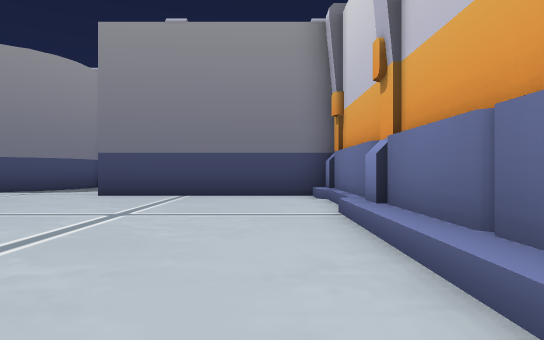
[1] (above)

24 first-person views from a walk through a scene from a Unity 3-D project. The camera is 1.2 m above the floor, looks level and sees 75° across. The floor is counted in squares, 2 m on a side. Each view is taken from the middle of a square. On the plan, view 1 faces up. The plan holds only what a view shows up to about 10 squares ahead; the rest is blank.

[2]
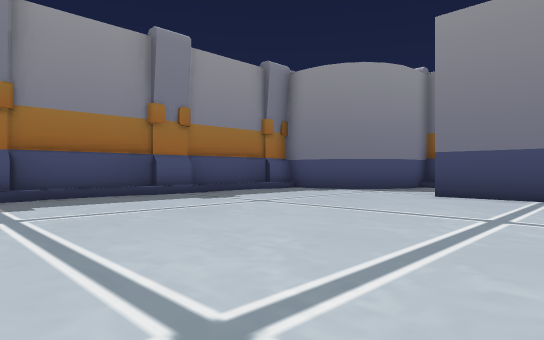

[3]
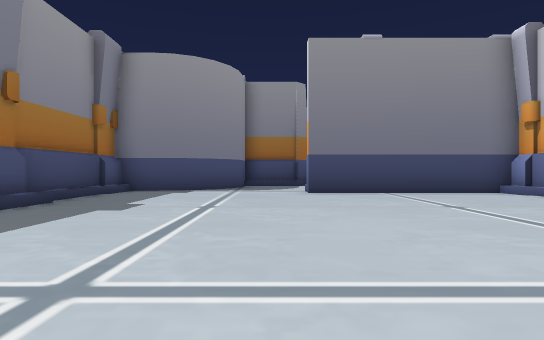

[4]
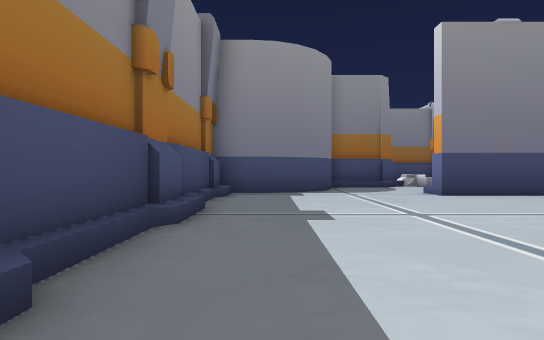

[5]
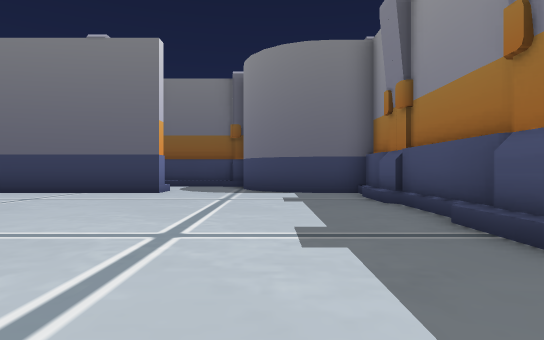

[6]
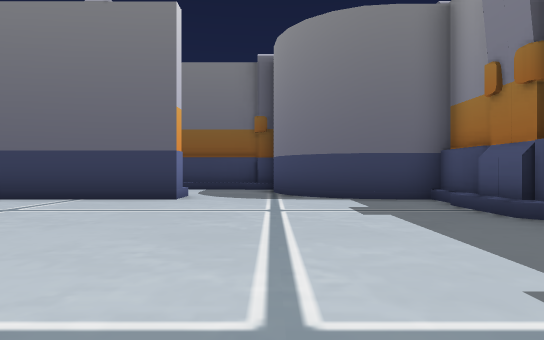

[7]
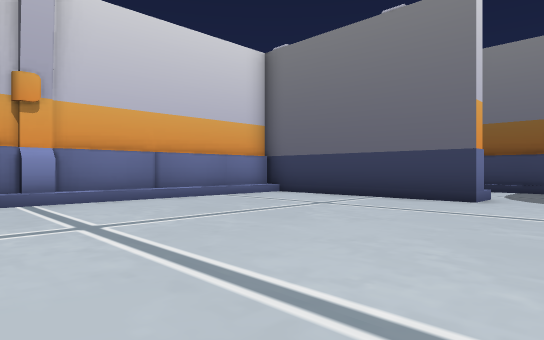

[8]
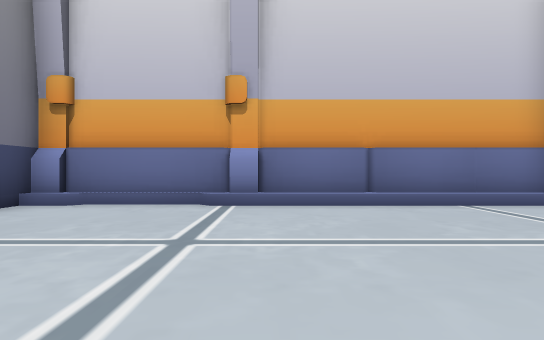

[9]
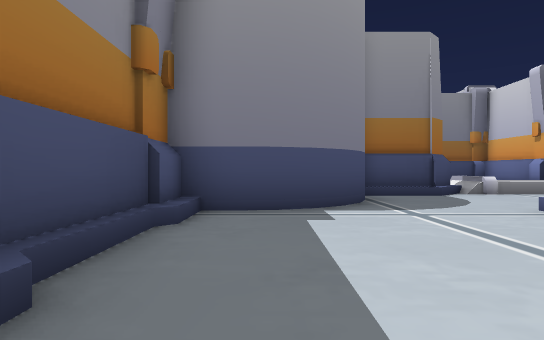

[10]
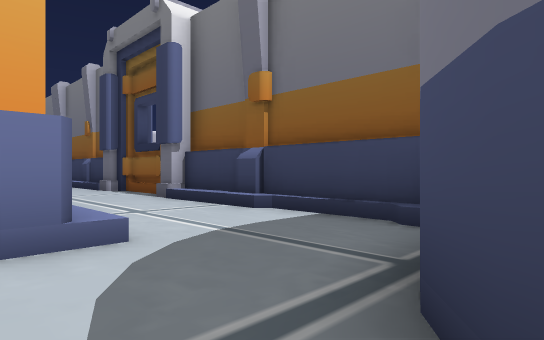

[11]
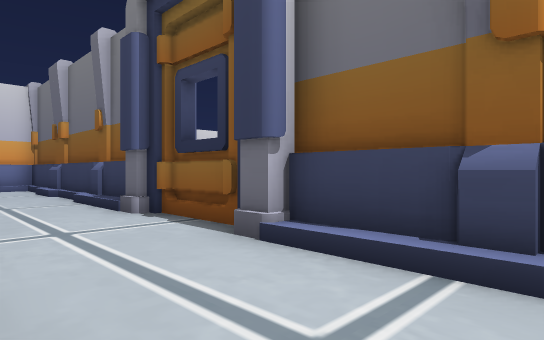

[12]
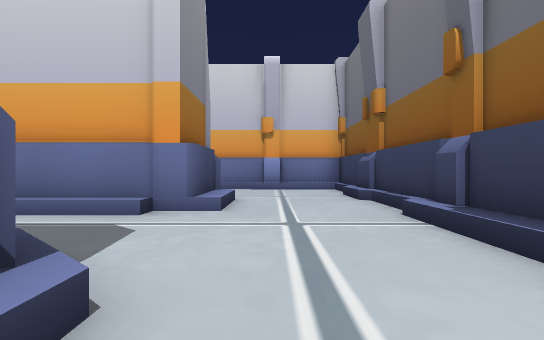

[13]
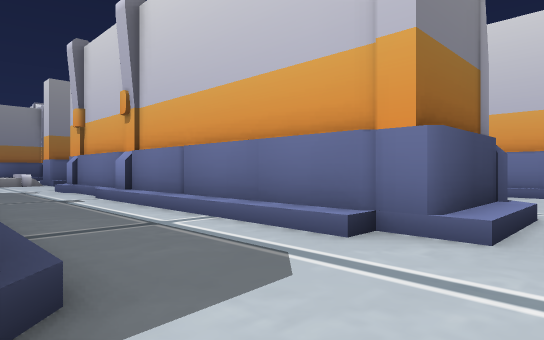

[14]
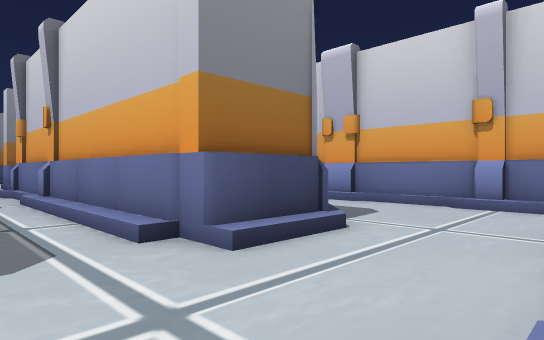

[15]
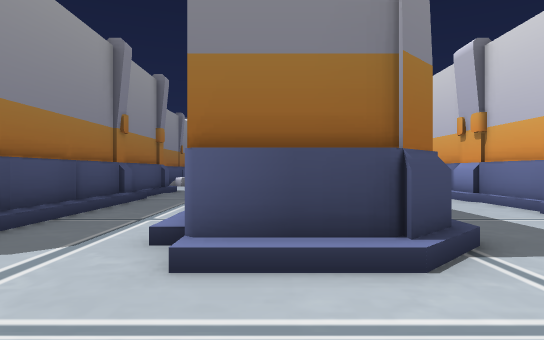

[16]
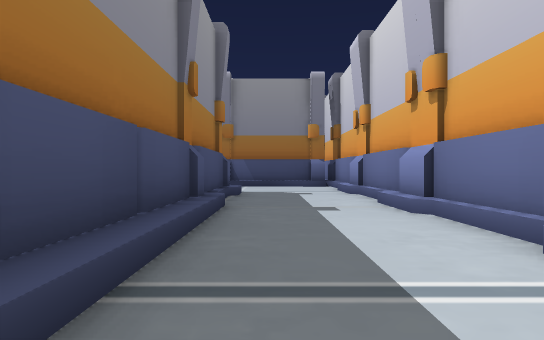

[17]
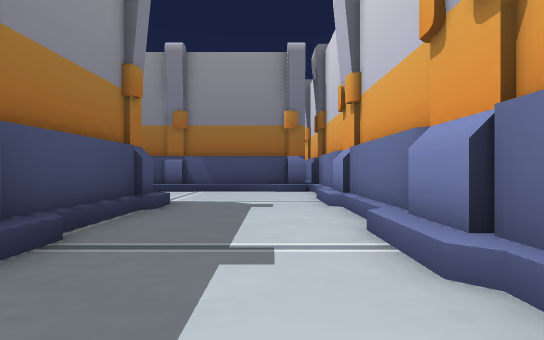

[18]
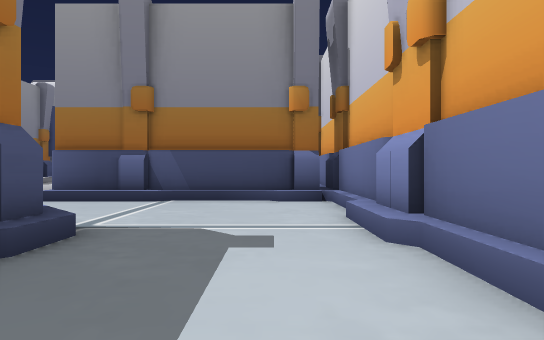

[19]
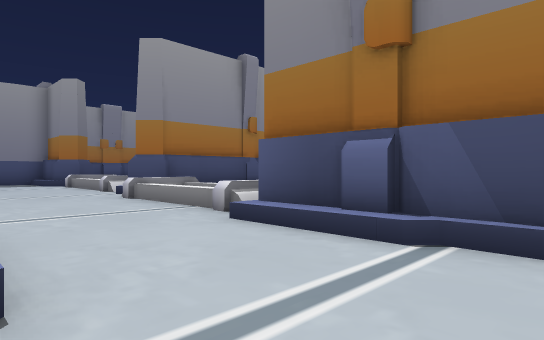

[20]
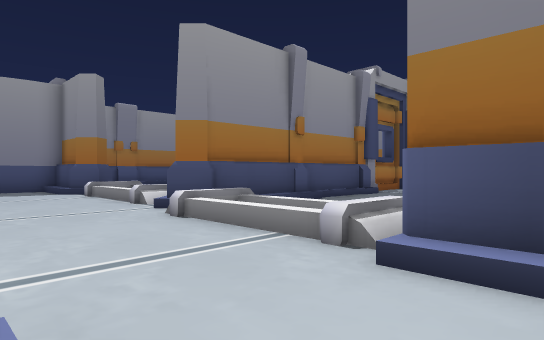

[21]
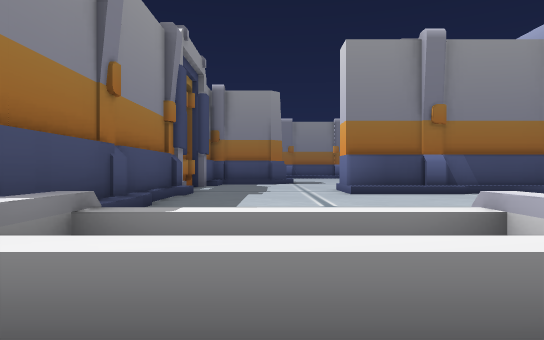

[22]
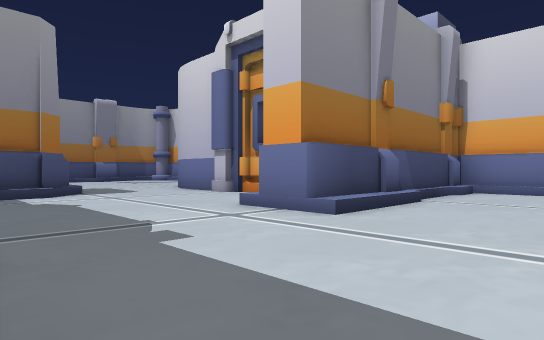

[23]
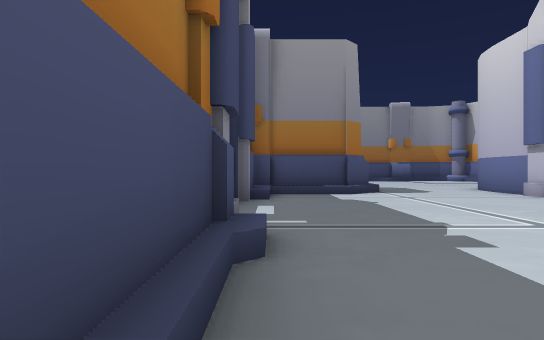

[24]
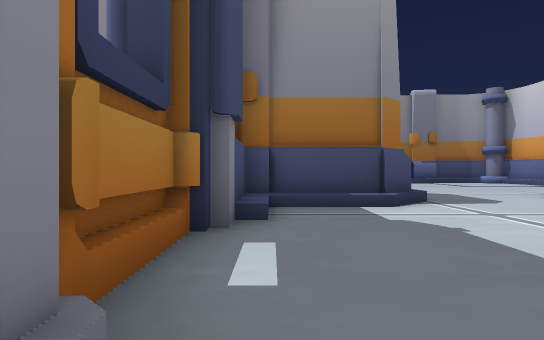

### Floor plan
Key: @ floor where view 1 was taken; # wall or solid block; x gap in a wall; . main floor; : floor 0.5 m higher than the main floor; / step, stairs or slope; v drop or lower ground.
Columns run from 10 left of view 1 to 14 right of it. Each row starts with its distance up from view 1.
 30                  ....
 29                  ....
 28                 /...
 27             ####/..#
 26             #:::...#
 25             #/.....##
 24             #/......#
 23             #......
 22             #.....
 21             #....#######
 20             #/.../:////##
 19             #/........./#
 18             #/........./#
 17             #/.....
 16             #/
 15             #/         /#
 14             #/////     /#
 13     ###/vvv/#/vvv########
 12    ##//........../:////##
 11    #.................../#
 10 ####.................../#
  9 #/....#######  ../:/.../#
  8 #/.........:#   .###/../#
  7 #/........./#  ..###/../#
  6 #/........./#  ..###/../#
  5 #/........./###..###/../#
  4 #/........./###..###/../#
  3 #/........./###..###/../#
  2 #/........./###..###/../#
  1 #/........./###..###/../#
  0 #/........@/###..# #/../#
 -1 #/....#########..###/../#
 -2 ####../: ///::/../:/.../#
 -3    #.................../#
 -4    ##................../#
 -5      ////:#...#:///////
 -6      ######x###########

Where each view was taken, in squares from view 1:
view 1: 0 up, 0 right, facing up
view 2: 0 up, 1 left, facing up-left
view 3: 1 down, 5 left, facing up
view 4: 0 up, 8 left, facing up
view 5: 8 up, 7 left, facing down
view 6: 6 up, 6 left, facing down
view 7: 6 up, 6 left, facing down-right
view 8: 4 up, 5 left, facing right
view 9: 4 up, 8 left, facing up
view 10: 1 down, 7 left, facing down-right
view 11: 2 down, 3 left, facing down-right
view 12: 3 down, 2 right, facing right
view 13: 3 down, 4 right, facing up-right
view 14: 5 down, 5 right, facing up-right
view 15: 5 down, 8 right, facing up
view 16: 1 down, 11 right, facing up
view 17: 2 up, 12 right, facing up
view 18: 5 up, 12 right, facing up
view 19: 9 up, 11 right, facing up-left
view 20: 9 up, 9 right, facing up-left
view 21: 11 up, 5 right, facing up
view 22: 17 up, 3 right, facing up-right
view 23: 17 up, 3 right, facing up
view 24: 20 up, 3 right, facing up
